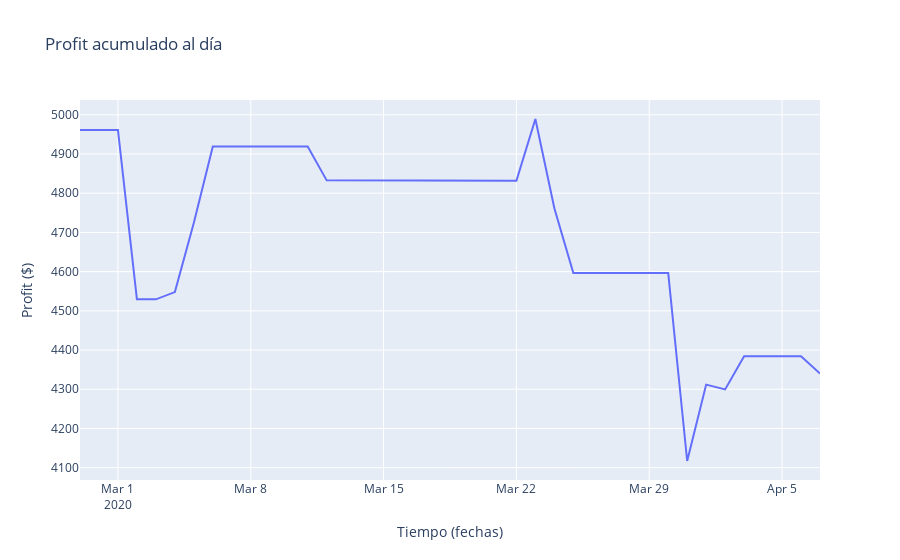

Source (notebook cell):
### Code cell
profit_d = fn.f_profit_diario(datos)
profs = go.Figure(data = [go.Scatter(x= profit_d['timestamp'], y = profit_d['profit_acm_d'])])
profs.update_layout(title = "Profit acumulado al día", xaxis_title = "Tiempo (fechas)", yaxis_title = "Profit ($)")

profs.show()
